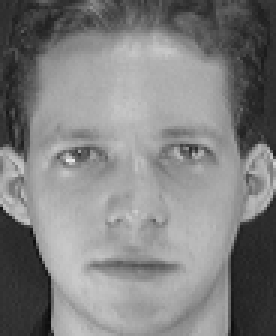
%> input picture Code魔改/Image/Face_ORL/HR_Dictionary/1.pgm, 92 x 112 px (shown 3 times larger)
$ octave KSVD_demo1.m   (GNU Octave 9; MATLAB toolbox functions it lacks are replaced by stand-ins)
%> lines starting %> are read from the running program, lines starting %| are printed output that depends on the picture
### Code魔改/SuperResolution/Utils/SingleImageDownsample.m
%This function is written for Face Image Downsampling, such as blurring HR
%image to LR images.
%The sending param is fImg, the variable of img, rather than filePath.

function    fImgDownsample=SingleImageDownsample(fImg)

    global gGap;                    %下采样提取的间隔，默认3
    [row column]=size(fImg);
    fImgDownsample=fImg(1:gGap:row,:);%隔行采样
    fImgDownsample=fImgDownsample(:,1:gGap:column);%隔列采样

%     fH=fspecial('average',3);               %均值滤波器
%     fImgDownsample=imfilter(fImg,fH);      %模糊
%     fImgDownsample = imnoise(fImgDownsample, 'gaussian', 0, 10^2/255^2);%加入高斯白躁声
end

### Code魔改/SuperResolution/Algorithnm/OMP.m
function [X]=OMP(D,Y,L); %返回稀疏系数，大小是50*1500
%=============================================
% Sparse coding of a group of signals based on a given
% dictionary and specified number of atoms to use.
% input arguments:
%       D - the dictionary (its columns MUST be normalized).归一化的字典
%       Y - the signals to represent     待表达的信号
%       L - the max. number of coefficients for each signal.  每个信号的系数的最大个数
% output arguments:
%       X - sparse coefficient matrix.稀疏系数矩阵
%=============================================
[n,P]=size(Y);%信号大小20*1500
[n,K]=size(D);%字典大小20*50
for k=1:1:P,%1到1500次循环，间隔是1
    a=[];
    x=Y(:,k);%信号的第k列（即第k个信号）赋给向量x,向量x是第k个信号向量
    residual=x;
    indx=zeros(L,1);%索引是三维列向量
    for j=1:1:L,    %1到3次循环，间隔是1
        proj=D'*residual;%得到50*1，第k个信号的系数向量，D的转置就是D的逆，因为D是正交的
        [maxVal,pos]=max(abs(proj));%找到这个系数当中绝对值最大的数值及位置下标
        pos=pos(1);
        indx(j)=pos; %把最大数值的下标赋给索引的第j个分量
        a=pinv(D(:,indx(1:j)))*x; %D的部分列的伪逆矩阵再乘以x,意思只取算出来的系数中最大的j个分量对应的字典原子的违逆乘以信号得到一个系数
        residual=x-D(:,indx(1:j))*a;%用信号减去上面的系数乘以对应字典的列得到初始信号与稀疏表示的信号的误差
        if sum(residual.^2) < 1e-6  %判断误差是否在限制范围内
            break;%在，结束for循环
        end     %否则继续循环
    end;
    temp=zeros(K,1);%K=50维向量
    temp(indx(1:j))=a;%a是有最大的j列个元素的系数，最后所求的最多有三个分量的第k个稀疏系数50*1，
    X(:,k)=sparse(temp);%生成稀疏矩阵的k列
end;
return;

### Code魔改/SuperResolution/Algorithnm/KSVD.m
function [Dictionary,output] = KSVD(...
    Data,... % an nXN matrix that contins N signals (Y), each of dimension n.
    param)
% =========================================================================
%                          K-SVD algorithm
% =========================================================================
% The K-SVD algorithm finds a dictionary for linear representation of
% signals. Given a set of signals, it searches for the best dictionary that
% can sparsely represent each signal. Detailed discussion on the algorithm
% and possible applications can be found in "The K-SVD: An Algorithm for
% Designing of Overcomplete Dictionaries for Sparse Representation", written
% by M. Aharon, M. Elad, and A.M. Bruckstein and appeared in the IEEE Trans.
% On Signal Processing, Vol. 54, no. 11, pp. 4311-4322, November 2006.
% =========================================================================
% INPUT ARGUMENTS:
% Data                         an nXN matrix that contins N signals (Y), each of dimension n.
% param                        structure that includes all required
%                                 parameters for the K-SVD execution.
%                                 Required fields are:
%    K, ...                    the number of dictionary elements to train
%    numIteration,...          number of iterations to perform.
%    errorFlag...              if =0, a fix number of coefficients is
%                                 used for representation of each signal. If so, param.L must be
%                                 specified as the number of representing atom. if =1, arbitrary number
%                                 of atoms represent each signal, until a specific representation error
%                                 is reached. If so, param.errorGoal must be specified as the allowed
%                                 error.
%    preserveDCAtom...         if =1 then the first atom in the dictionary
%                                 is set to be constant, and does not ever change. This
%                                 might be useful for working with natural
%                                 images (in this case, only param.K-1
%                                 atoms are trained).
%    (optional, see errorFlag) L,...                 % maximum coefficients to use in OMP coefficient calculations.
%    (optional, see errorFlag) errorGoal, ...        % allowed representation error in representing each signal.
%    InitializationMethod,...  mehtod to initialize the dictionary, can
%                                 be one of the following arguments:
%                                 * 'DataElements' (initialization by the signals themselves), or:
%                                 * 'GivenMatrix' (initialization by a given matrix param.initialDictionary).
%    (optional, see InitializationMethod) initialDictionary,...      % if the initialization method
%                                 is 'GivenMatrix', this is the matrix that will be used.
%    (optional) TrueDictionary, ...        % if specified, in each
%                                 iteration the difference between this dictionary and the trained one
%                                 is measured and displayed.
%    displayProgress, ...      if =1 progress information is displyed. If param.errorFlag==0,
%                                 the average repersentation error (RMSE) is displayed, while if
%                                 param.errorFlag==1, the average number of required coefficients for
%                                 representation of each signal is displayed.
% =========================================================================
% OUTPUT ARGUMENTS:
%  Dictionary                  The extracted dictionary of size nX(param.K).
%  output                      Struct that contains information about the current run. It may include the following fields:
%    CoefMatrix                  The final coefficients matrix (it should hold that Data equals approximately Dictionary*output.CoefMatrix.
%    ratio                       If the true dictionary was defined (in
%                                synthetic experiments), this parameter holds a vector of length
%                                param.numIteration that includes the detection ratios in each
%                                iteration).
%    totalerr                    The total representation error after each
%                                iteration (defined only if
%                                param.displayProgress=1 and
%                                param.errorFlag = 0)
%    numCoef                     A vector of length param.numIteration that
%                                include the average number of coefficients required for representation
%                                of each signal (in each iteration) (defined only if
%                                param.displayProgress=1 and
%                                param.errorFlag = 1)
% =========================================================================

if (~isfield(param,'displayProgress'))    %如果字符串displayProgress不是结构数组param的一个领域的名字
    param.displayProgress = 0;
end
totalerr(1) = 99999; %第一次迭代后的整体表示误差是99999
if (isfield(param,'errorFlag')==0)
    param.errorFlag = 0;
end

if (isfield(param,'TrueDictionary'))  % 如果字符串TrueDictionary是结构数组param的一个领域的名字
    displayErrorWithTrueDictionary = 1;%显示字典误差
    ErrorBetweenDictionaries = zeros(param.numIteration+1,1);%训练的字典与原始字典的误差向量，列向量50*1
    ratio = zeros(param.numIteration+1,1);%
else
    displayErrorWithTrueDictionary = 0;
	ratio = 0;
end
if (param.preserveDCAtom>0)%字典的第一列元素是常数
    FixedDictionaryElement(1:size(Data,1),1) = 1/sqrt(size(Data,1));%将字典的第一列赋值，固定的字典元素
else
    FixedDictionaryElement = [];
end
% coefficient calculation method is OMP with fixed number of coefficients

%初始化字典
if ( size(Data,2) < param.K)%数据的个数小于待训练的原子的个数：HYP修改内容：因为我的数据必然为1列，所以此段删去，加了0---------------------------
    disp('Size of data is smaller than the dictionary size. Trivial solution...');
    Dictionary = Data(:,1:size(Data,2));%将数据矩阵赋予字典
    return;
%     %-------------------------------------------------------------------------------------------------------------------------------------------
elseif (strcmp(param.InitializationMethod,'DataElements'))%当初始化方法是信号本身且信号个数大于字典列数时
    Dictionary(:,1:param.K-param.preserveDCAtom) = Data(:,1:param.K-param.preserveDCAtom);%将信号数据的第一列到待训练原子的个数的那些信号全部赋予给字典的这些列
elseif (strcmp(param.InitializationMethod,'GivenMatrix'))%如果初始化方法是给定的矩阵时
    disp('The Dicionart is given by User!');
    Dictionary(:,1:param.K-param.preserveDCAtom) = param.initialDictionary(:,1:param.K-param.preserveDCAtom);%用初始字典的待训练的这些列赋予字典
end
% reduce the components in Dictionary that are spanned by the fixed
%   字典的归一化
% elements
if (param.preserveDCAtom)%当字典中有一个原子是常数时
    tmpMat = FixedDictionaryElement \ Dictionary;%用字典左除第一列元素
    Dictionary = Dictionary - FixedDictionaryElement*tmpMat;%公式D=D-D1*D1/D
end
%normalize the dictionary.         归一化
Dictionary = Dictionary*diag(1./sqrt(sum(Dictionary.*Dictionary)));%1/字典的F-范数再生成对角阵再乘以字典就得到归一化的字典
Dictionary = Dictionary.*repmat(sign(Dictionary(1,:)),size(Dictionary,1),1); % multiply in the sign of the first element.字典每一行的元素乘以第一行元素的符号（正数为1负数为0）
totalErr = zeros(1,param.numIteration);%误差向量

% the K-SVD algorithm starts here.KSVD算法开始

for iterNum = 1:param.numIteration%迭代次数变量  50次迭代
    disp(['Now is the Iteration   ',num2str(iterNum),' \ ' , num2str(param.numIteration)]);  %迭代次数声明——我加的，可以去掉

    % find the coefficients    一、稀疏编码求稀疏系数
    if (param.errorFlag==0)%每一个信号的系数的个数固定
        %CoefMatrix = mexOMPIterative2(Data, [FixedDictionaryElement,Dictionary],param.L);
        CoefMatrix = OMP([FixedDictionaryElement,Dictionary],Data, param.L);%调用子程序omp.m得到稀疏的系数矩阵
    else
        %CoefMatrix = mexOMPerrIterative(Data, [FixedDictionaryElement,Dictionary],param.errorGoal);
        CoefMatrix = OMPerr([FixedDictionaryElement,Dictionary],Data, param.errorGoal);%调用函数omperr.m
        param.L = 1;
    end

    replacedVectorCounter = 0;
	rPerm = randperm(size(Dictionary,2)); %得到1到50的整数的随机排列，向量
    %二、字典元素更新
    for j = rPerm   %50次迭代，顺序随机
        [betterDictionaryElement,CoefMatrix,addedNewVector] = I_findBetterDictionaryElement(Data,...
            [FixedDictionaryElement,Dictionary],j+size(FixedDictionaryElement,2),...
            CoefMatrix ,param.L);%字典第j个原子以及相应系数的更新
        Dictionary(:,j) = betterDictionaryElement;%将更新的j个原子赋给字典的第j列
        if (param.preserveDCAtom) %如果字典的第一个原子是固定的？？？？？？？？？？？？？？？？？？？
            tmpCoef = FixedDictionaryElement\betterDictionaryElement;
            Dictionary(:,j) = betterDictionaryElement - FixedDictionaryElement*tmpCoef;%将第j列元素归一化？
            Dictionary(:,j) = Dictionary(:,j)./sqrt(Dictionary(:,j)'*Dictionary(:,j));
        end
        replacedVectorCounter = replacedVectorCounter+addedNewVector;%？？？？？？？？？？？？？？？
    end

    if (iterNum>1 & param.displayProgress)%迭代次数大于1时输出...
        if (param.errorFlag==0)%非零系数个数固定时
            output.totalerr(iterNum-1) = sqrt(sum(sum((Data-[FixedDictionaryElement,Dictionary]*CoefMatrix).^2))/prod(size(Data)));%||Y-DX||F^2/n^2再求和开根号得到这一级迭代的均方差
            disp(['Iteration   ',num2str(iterNum),'   Total error is: ',num2str(output.totalerr(iterNum-1))]);%显示误差
        else
            output.numCoef(iterNum-1) = length(find(CoefMatrix))/size(Data,2);
            disp(['Iteration   ',num2str(iterNum),'   Average number of coefficients: ',num2str(output.numCoef(iterNum-1))]);%显示每个信号的非零系数的平均个数
        end
    end
    if (displayErrorWithTrueDictionary )
        [ratio(iterNum+1),ErrorBetweenDictionaries(iterNum+1)] = I_findDistanseBetweenDictionaries(param.TrueDictionary,Dictionary);%得到训练的字典和原始字典的误差
        disp(strcat(['Iteration  ', num2str(iterNum),' ratio of restored elements: ',num2str(ratio(iterNum+1))]));%输出迭代次数及其检测率
        output.ratio = ratio;
    end
    Dictionary = I_clearDictionary(Dictionary,CoefMatrix(size(FixedDictionaryElement,2)+1:end,:),Data);%

    if (isfield(param,'waitBarHandle'))
        waitbar(iterNum/param.counterForWaitBar);
    end
end

disp('New Matrix!');
output.CoefMatrix = CoefMatrix;
Dictionary = [FixedDictionaryElement,Dictionary];
% output.Dictionary=Dictionary;       %我HYP自己加的
%%%%%%%%%%%%%%%%%%%%%%%%%%%%%%%%%%%%%%%%
%  findBetterDictionaryElement
%%%%%%%%%%%%%%%%%%%%%%%%%%%%%%%%%%%%%%%%

% [27 lines left out: function I_findBetterDictionaryElement, not called in this run]

%%%%%%%%%%%%%%%%%%%%%%%%%%%%%%%%%%%%%%%%
%  findDistanseBetweenDictionaries
%%%%%%%%%%%%%%%%%%%%%%%%%%%%%%%%%%%%%%%%
% [16 lines left out: function I_findDistanseBetweenDictionaries, not called in this run]

%%%%%%%%%%%%%%%%%%%%%%%%%%%%%%%%%%%%%%%%
%  I_clearDictionary
%%%%%%%%%%%%%%%%%%%%%%%%%%%%%%%%%%%%%%%%
function Dictionary = I_clearDictionary(Dictionary,CoefMatrix,Data)
T2 = 0.99;
T1 = 3;
K=size(Dictionary,2);
Er=sum((Data-Dictionary*CoefMatrix).^2,1); % remove identical atoms
G=Dictionary'*Dictionary; G = G-diag(diag(G));
for jj=1:1:K,
    if max(G(jj,:))>T2 | length(find(abs(CoefMatrix(jj,:))>1e-7))<=T1 ,
        [val,pos]=max(Er);
        Er(pos(1))=0;
        Dictionary(:,jj)=Data(:,pos(1))/norm(Data(:,pos(1)));
        G=Dictionary'*Dictionary; G = G-diag(diag(G));
    end;
end;

### Code魔改/SuperResolution/Debug/KSVD_demo1.m
% KSVD running file
% in this file a synthetic test of the K-SVD algorithm is performed. First,
% a random dictionary with normalized columns is being generated, and then
% a set of data signals, each as a linear combination of 3 dictionary
% element is created, with noise level of 20SNR. this set is given as input
% to the K-SVD algorithm.

% a different mode for activating the K-SVD algorithm is until a fixed
% error is reached in the Sparse coding stage, instead until a fixed number of coefficients is found
% (it was used by us for the
% denoising experiments). in order to switch between those two modes just
% change the param.errorFlag (0 - for fixed number of coefficients, 1 -
% until a certain error is reached).

clc,clear;
img1=im2double(imread('E:\毕设\TestHome\1.pgm'));
%> img1: size 112x92 double; min 0.0431, max 0.918, mean 0.503
img2=im2double(imread('E:\毕设\TestHome\2.pgm'));
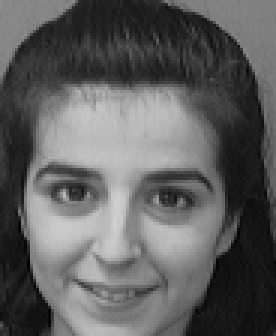
%> input picture Code魔改/Image/Face_ORL/HR_Dictionary/2.pgm, 92 x 112 px (shown 3 times larger)
%> img2: size 112x92 double; min 0.00392, max 0.812, mean 0.373
img3=im2double(imread('E:\毕设\TestHome\3.pgm'));
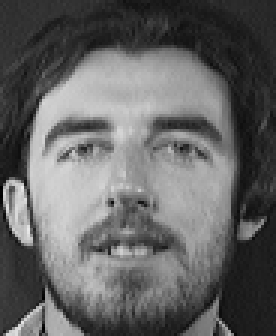
%> input picture Code魔改/Image/Face_ORL/HR_Dictionary/3.pgm, 92 x 112 px (shown 3 times larger)
%> img3: size 112x92 double; min 0, max 0.918, mean 0.392
img4=im2double(imread('E:\毕设\TestHome\4.pgm'));
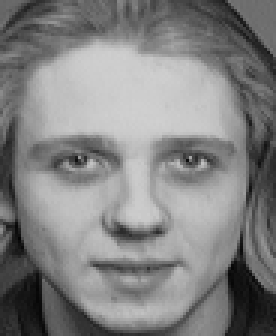
%> input picture Code魔改/Image/Face_ORL/HR_Dictionary/4.pgm, 92 x 112 px (shown 3 times larger)
%> img4: size 112x92 double; min 0.00784, max 0.816, mean 0.509
img5=im2double(imread('E:\毕设\TestHome\5.pgm'));
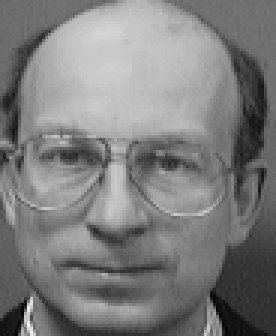
%> input picture Code魔改/Image/Face_ORL/HR_Dictionary/5.pgm, 92 x 112 px (shown 3 times larger)
%> img5: size 112x92 double; min 0.00784, max 0.949, mean 0.491
subplot(2,5,1),imshow(img1);
subplot(2,5,2),imshow(img2);
subplot(2,5,3),imshow(img3);
subplot(2,5,4),imshow(img4);
subplot(2,5,5),imshow(img5);
img=SingleImageDownsample(img4);
%> in SingleImageDownsample, `fImgDownsample=fImg(1:gGap:row,:);`: fImgDownsample = []
%> img = []
subplot(2,5,6),imshow(img);fSize=size(img);%Size
%> after `fSize=size(img)`: fSize = [0 0]
img1=img1(:);img2=img2(:);img3=img3(:);img4=img4(:);img5=img5(:);img=img(:);

imgDictionary=[img1 img2 img3 img4 img5];

%
param.L = 3;   % 稀疏度，非百分比
param.K = 5; % number of dictionary elements  原子个数即字典列数
param.numIteration = 50; % number of iteration to execute the K-SVD algorithm. 迭代次数

param.errorFlag = 0; %  do not fix the number of coefficients.
param.preserveDCAtom = 0;       %字典没有固定的初始列

param.InitializationMethod =  'GivenMatrix';%初始化方法是我们给的字典
param.initialDictionary=imgDictionary;

param.displayProgress = 1;%展示结果
disp('Starting to  train the dictionary');%开始训练字典

[Dictionary,output]  = KSVD(imgDictionary,param);%由一组测试信号数据和参数利用KSVD方法来构造矩阵
%> the loop in KSVD, `for iterNum = 1:param.numIteration` made 50 passes
%> (printed output is left out)
%> after the loop in KSVD, `for iterNum = 1:param.numIteration`: CoefMatrix = [-55.32 0 0 0 0; 0 0 -46.68 0 0; 0 0 0 -55.63 0; 0 -44.34 0 0 0; 0 0 0 0 -53.06]; addedNewVector = 0; param = {L 3, K 5, numIteration 50, errorFlag 0, preserveDCAtom 0, displayProgress 1}; param.L = 3
%> in KSVD, `output.CoefMatrix = CoefMatrix;`: output.CoefMatrix has the same summary as CoefMatrix
x=output.CoefMatrix;
%> x has the same summary as CoefMatrix in KSVD

% disp(['The KSVD algorithm retrived ',num2str(output.ratio(end)),' atoms from the original dictionary']);

coefficient=full(output.CoefMatrix)
%> coefficient has the same summary as CoefMatrix in KSVD
Out_Img=Dictionary*coefficient;

Residual=imgDictionary-Out_Img;    %Calculate the residual between the data and ans, which is determined by OMP and Dictionary that was gained by KSVD.
SumOfResidual=sum(Residual);            %Gain the sum of the residual. 这个可能不靠谱，应该要用RMSE来看
%> SumOfResidual = [10461.1 7682 8441.8 10459.5 9658.3]
 RMSE = sqrt( sum( Residual.^2) / 50 )          %误差
%> RMSE = [15.36 12.07 12.88 15.57 14.38]

%> (the run ends here)
